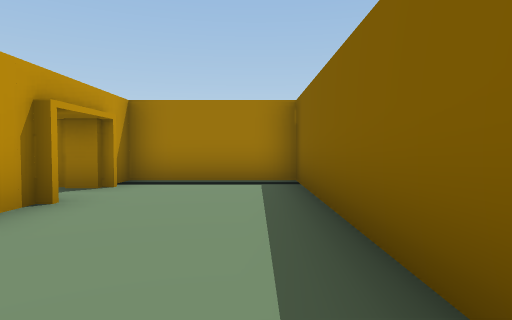
view 1 (above)

23 first-person views from a walk through a scene from a Unity 3-D project. The camera is 1.2 m above the floor, tilts 2° down and sees 75° across. The floor is counted in squares, 2 m on a side. Each view is taken from the middle of a square. On the plan, view 1 faces up. The plan holds only what a view shows up to about 10 squares ahead; the rest is blank. The place goes on beyond the plan. Some animated figures are left out.

view 2
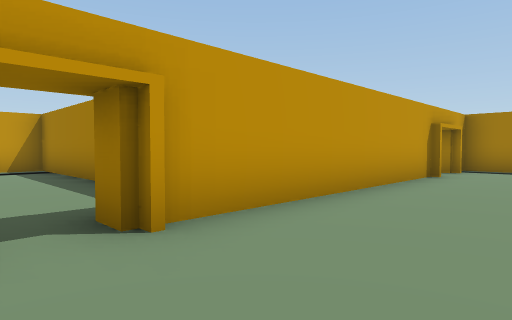

view 3
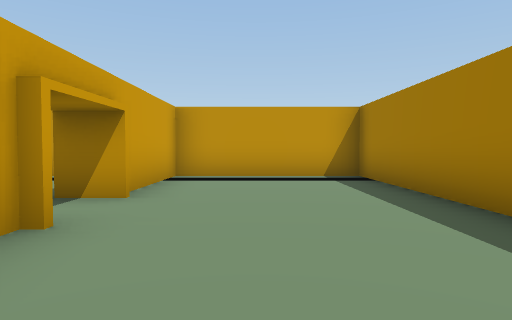

view 4
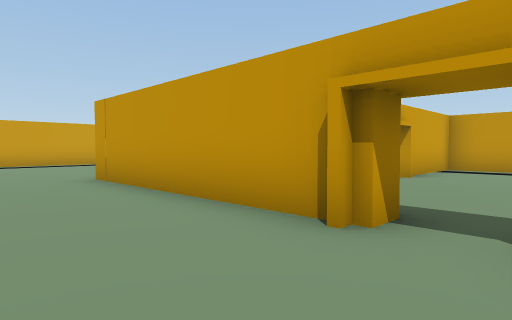

view 5
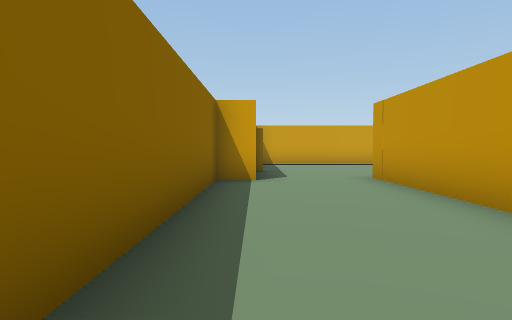

view 6
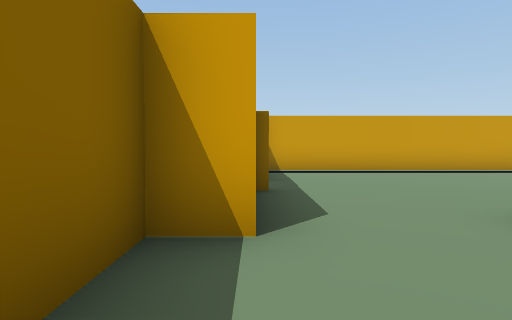

view 7
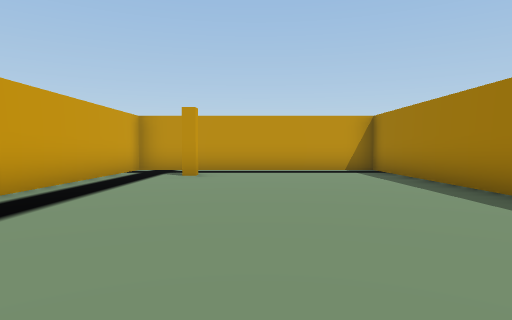

view 8
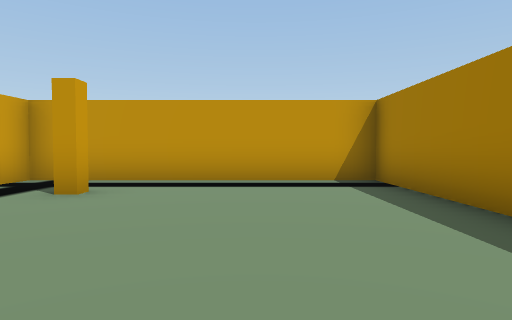

view 9
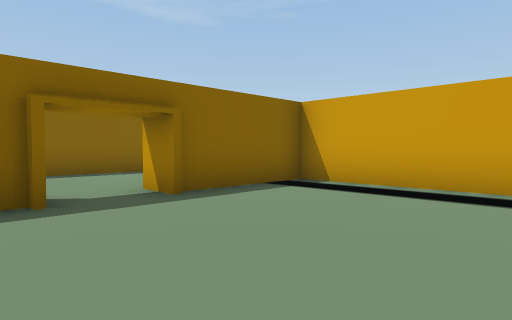

view 10
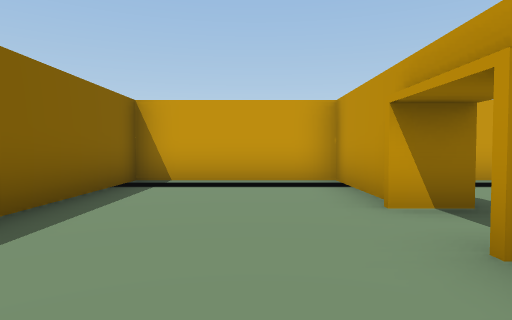

view 11
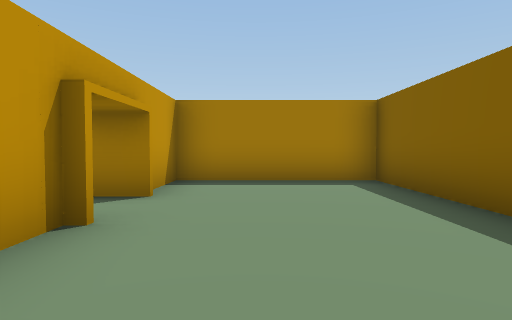

view 12
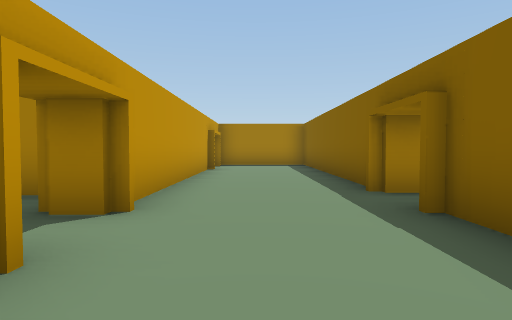

view 13
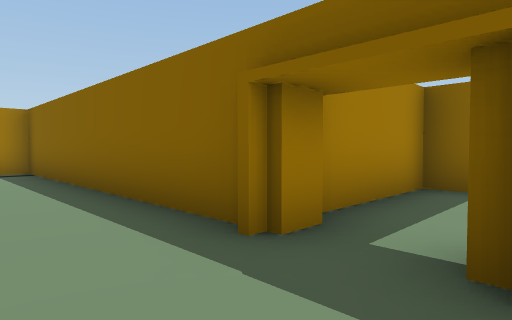

view 14
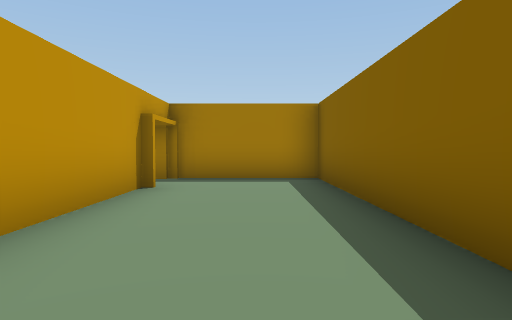

view 15
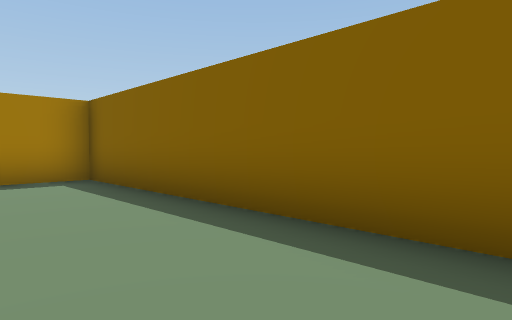

view 16
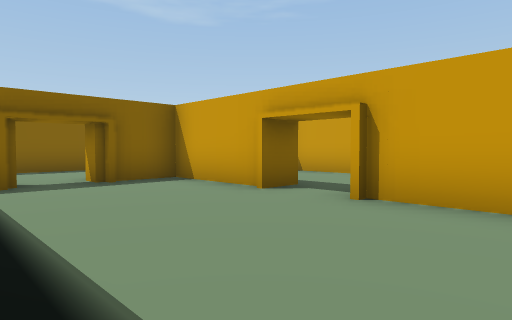

view 17
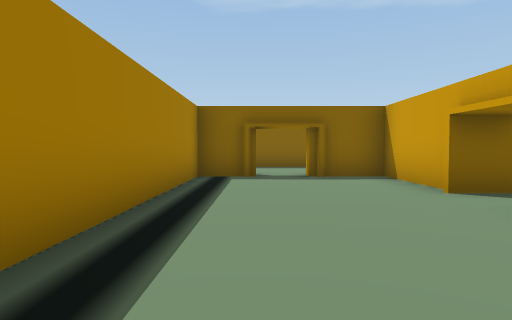

view 18
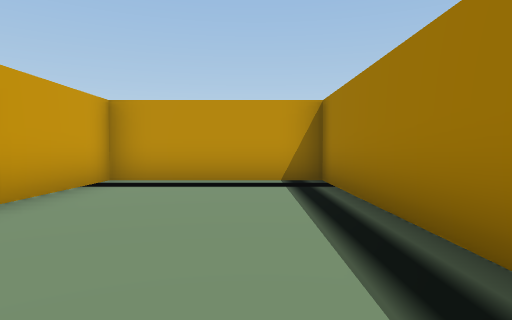

view 19
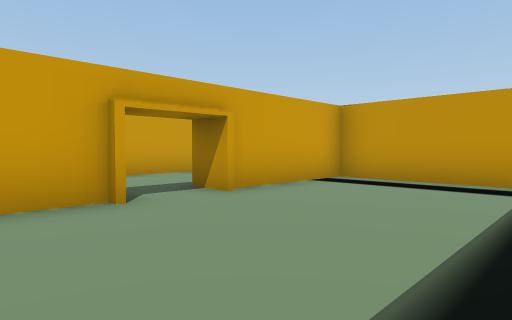

view 20
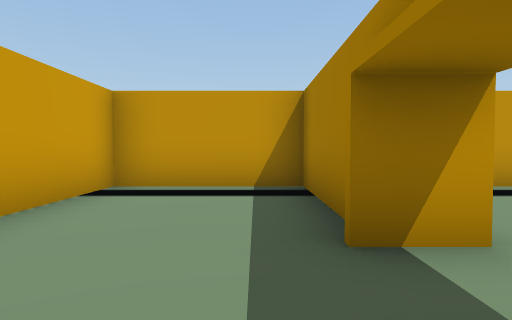

view 21
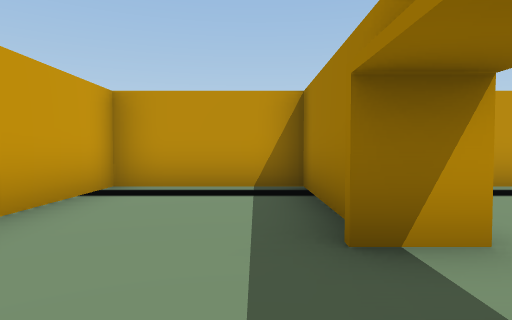

view 22
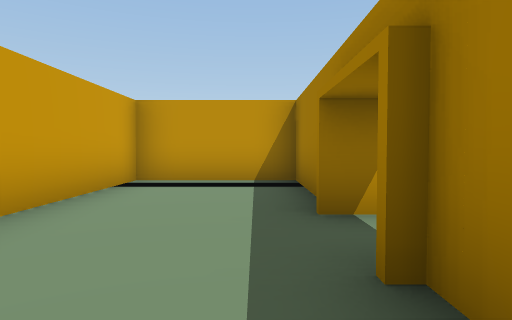

view 23
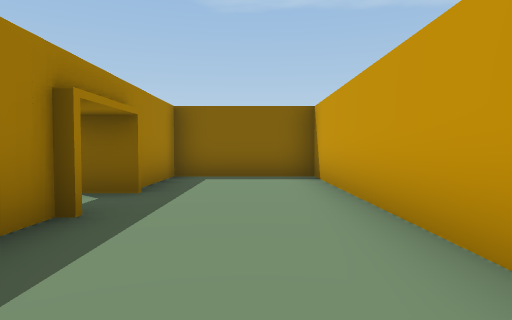

### Floor plan
Ten units are one square. View 1 is at (0, 0); x grows to the right and y downward. Boxes are objects, and circles mark ways between rooms. Rooms are numbered by the first view taken in them; rooms with no view inside come last. Other rooms are left out.
<svg viewBox="-108 -68 156 235">
<path fill="none" stroke="#000" d="M0 92 8 92 8 25M-24 45 -24 98M-51 97 -103 97 -103 162 0 162 0 133M8 15 8 -62 -24 -63 -24 -50M-24 -39 -24 30M-70 55 -70 65M-59 17 -103 17 -103 57 -75 57M-56 65 -56 56M-30 41 -24 41M-24 30 -31 30M8 119 -1 119M0 133 5 133 5 162 43 162 43 97 5 97 5 113M13 29 13 57M43 78 43 13 12 13M14 15 8 15M-56 -15 -56 -23 -29 -23 -29 -39 -24 -39M-24 -50 -29 -50 -29 -63 -103 -63 -103 -23 -70 -23 -70 -15M-78 -18 -103 -18 -103 12 -71 12M-50 12 -34 12M-70 62 -103 62 -103 92 -29 92 -29 62 -55 62"/>
<circle cx="-30" cy="40" r="3" fill="#2a7"/>
<circle cx="0" cy="125" r="3" fill="#2a7"/>
<circle cx="10" cy="20" r="3" fill="#2a7"/>
<circle cx="-30" cy="-40" r="3" fill="#2a7"/>
<circle cx="-65" cy="60" r="3" fill="#2a7"/>
<circle cx="-65" cy="-20" r="3" fill="#2a7"/>
<text x="-20" y="80">1</text>
<text x="-70" y="40">2</text>
<text x="20" y="130">3</text>
<text x="30" y="50">4</text>
<text x="-70" y="-40">5</text>
<text x="-70" y="-10">6</text>
<text x="-70" y="70">7</text>
</svg>
Room 1 opens to room 2. Room 1 opens to room 3. Room 1 opens to room 4. Room 1 opens to room 5. Room 2 opens to room 7. Room 5 opens to room 6.

Where each view was taken, in squares from view 1:
view 1: 0 up, 0 right, facing up
view 2: 4 down, 0 right, facing up-left
view 3: 4 down, 3 left, facing left
view 4: 3 down, 0 right, facing down-left
view 5: 3 down, 0 right, facing down
view 6: 7 down, 0 right, facing down
view 7: 13 down, 1 left, facing left
view 8: 12 down, 4 left, facing left
view 9: 11 down, 4 left, facing down-right
view 10: 10 down, 2 right, facing down
view 11: 16 down, 2 right, facing up
view 12: 6 down, 1 left, facing up
view 13: 3 down, 1 left, facing up-right
view 14: 8 down, 3 right, facing up
view 15: 8 down, 2 right, facing up-right
view 16: 6 up, 9 left, facing down-right
view 17: 5 up, 10 left, facing right
view 18: 5 up, 4 left, facing left
view 19: 6 up, 4 left, facing down-left
view 20: 1 up, 5 left, facing left
view 21: 7 down, 5 left, facing left
view 22: 7 down, 4 left, facing left
view 23: 8 down, 10 left, facing right
